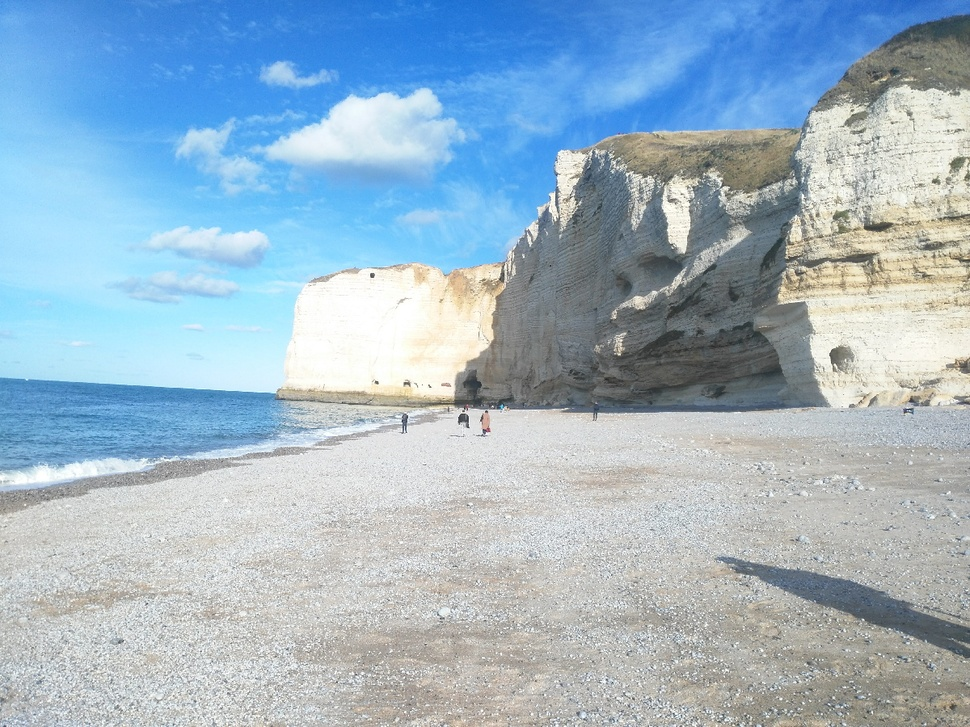
#> input picture etretat.jpg, 970 x 727 px, shrunk from 1200 x 900 before the run
$ jupyter execute 'Picture enhancement.ipynb'   (shell and % lines are left out)
#> lines starting #> are read from the running program, lines starting #| are printed output that depends on the picture
Coding project - Picture enhancement
==============================

For this project it is requested to write a code to automatically enhance a picture.

In order to enhance an image, several functions, each carrying out an action on the image, have been created and will all at the end be combined in the final function of the project: enhancement().

The code written below is applied in this case to the image "etretat.jpg" but is quite general and can improve a priori any image, whether this one is in colour (RGB) or grayscale. For each function, you will see these two cases appear, in the case of a colour image, the 3 channels will always be processed independently whereas in the case of a greyscale image, the image will be processed directly.

[cell 1]
import numpy as np
import matplotlib.pyplot as plt
from matplotlib import cm
from skimage.io import imread,imshow,imsave

im = imread('etretat.jpg')
#> im is the input picture: shape (727, 970, 3); mean R, G, B 158, 181.4, 197.9
im1 = imread('road.jpg')
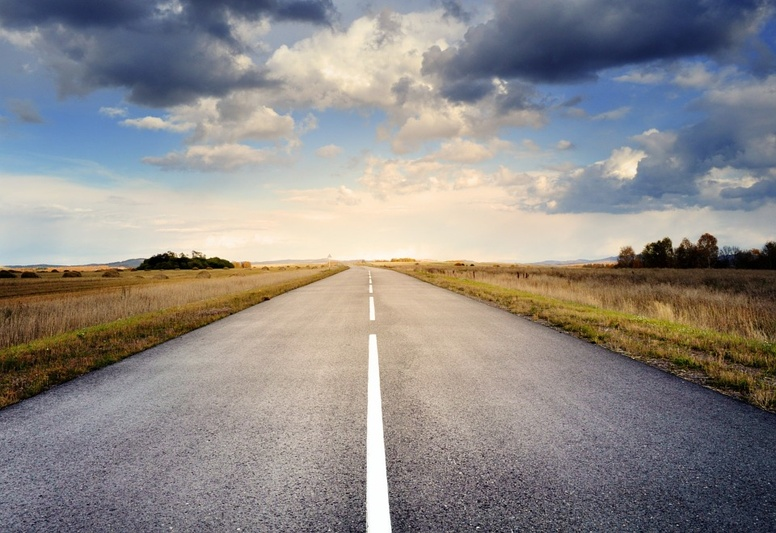
#> input picture road.jpg, 776 x 533 px, shrunk from 960 x 659 before the run
#> im1 is the input picture: shape (533, 776, 3); mean R, G, B 142.2, 138.1, 136.2
im2 = imread('astronaut_noisy.jpg')
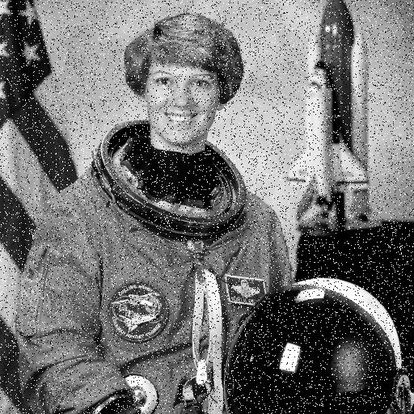
#> input picture astronaut_noisy.jpg, 414 x 414 px, shrunk from 512 x 512 before the run
#> im2 is the input picture: shape (414, 414); min 0, max 255, mean 115.1

[cell 2]
def cumul_hist(im):
    cumul_hist = np.zeros((256,))
    c = 0
    for v in range (256):
        c += (im==v).sum()
        cumul_hist[v] = c
    cumul_hist /= cumul_hist.max()
    return cumul_hist

The first processing step is designed to reduce noise which is done by applying a median filter to the image. The imported skimage median filter is used for this purpose with as structuring element a disk of a size chosen by the user. The disk was selected here because, although it tends to blur the image more than the square, it allows noise to be removed very effectively even when its size is quite small (where the square sometimes leaves noise). The choice of size is left to the user in order to give him more freedom in modifying his image, but if a size should have been defined univocally, it should have been chosen small enough (2 for example) in order to remove the noise where necessary but not to modify too much an image which does not contain a lot of noise.

[cell 3]
from skimage.filters.rank import median
from skimage.morphology import disk

def noise_reduction(im, size):
    im_out = im.copy()
    if len(im.shape)==3:
        for i in range(3):
            im_out[:,:,i] = median(im[:,:,i], disk(size))
        return(im_out)
    elif len(im.shape)<3:
        return(median(im, disk(size)))
    else:
        print("A color or greyscale image is expeceted")
        exit(1)

To further improve the image, we can apply the auto-level to it to increase the contrast. This is done by modifying the image to use all the levels in its dynamic range. To do this, we will apply a look-up table to the image which will set all pixels below a certain Tmin value to 0, all pixels above a certain Tmax value to 255 and stretch the histogram of pixels with values between Tmin and Tmax to cover all possible values. The Tmin and Tmax bounds are calculated from the cumulative histogram of the image so that only 2% of the pixels at 0 and 2% of the pixels at 255.

[cell 4]
def auto_leveling(im):
    if len(im.shape)==3:
        h1 = cumul_hist(im[:,:,0])
        h2 = cumul_hist(im[:,:,1])
        h3 = cumul_hist(im[:,:,2])

        for v in range(256):
            if h1[v] > 0.02: break
        T_min1 = v
        for v in range(256):
            if h2[v] > 0.02: break
        T_min2 = v
        for v in range(256):
            if h3[v] > 0.02: break
        T_min3 = v

        for v in range(256):
            if h1[255-v] < 0.98:break
        T_max1 = (255-v)+1
        for v in range(256):
            if h2[255-v] < 0.98:break
        T_max2 = (255-v)+1
        for v in range(256):
            if h3[255-v] < 0.98:break
        T_max3 = (255-v)+1

        lut1 = np.arange(256)
        lut2 = np.arange(256)
        lut3 = np.arange(256)
        lut1[:T_min1] = 0
        lut2[:T_min2] = 0
        lut3[:T_min3] = 0
        lut1[T_max1:] = 255
        lut2[T_max2:] = 255
        lut3[T_max3:] = 255
        lut1[T_min1:T_max1] = (255/(T_max1-T_min1))*(lut1[T_min1:T_max1] - T_min1)
        lut2[T_min2:T_max2] = (255/(T_max2-T_min2))*(lut2[T_min2:T_max2] - T_min2)
        lut3[T_min3:T_max3] = (255/(T_max3-T_min3))*(lut3[T_min3:T_max3] - T_min3)

        im_fin = im.copy()
        im_fin[:,:,0] = lut1[im[:,:,0]]
        im_fin[:,:,1] = lut2[im[:,:,1]]
        im_fin[:,:,2] = lut3[im[:,:,2]]
        return(im_fin)
    else:
        h = cumul_hist(im)
        for v in range(256):
            if h[v] > 0.02: break
        T_min = v
        for v in range(256):
            if h[255-v] < 0.98:break
        T_max = (255-v)+1

        lut = np.arange(256)
        lut[:T_min] = 0
        lut[T_max:] = 255
        lut[T_min:T_max] = (255/(T_max-T_min))*(lut[T_min:T_max] - T_min)
        return(lut[im])
    return(lut[im])

Another thing we could do is apply a gamma correction to the image in order to further improve the contrast. The level transform is given by :

$$g_{out} = A \: g_{in}^{\gamma}$$ where $$ A = 255^{(1-\gamma)}$$

We will therefore create a look-up table corresponding to this transformation and apply it to the image.
Depending on the gamma value, the low ($\gamma < 1$) or high ($\gamma > 1$) levels of the image will be contrasted. Based on the histogram of the image, we will determine which gamma value should be used. If more than 50% of the pixels are in the low range, gamma will be set to 0.6, while if 50% or more of the pixels are in the high range, gamma will be set to 1.7.

[cell 5]
# [51 lines left out: function gamma_correction, not called in this run]

We will now apply equalisation to our image, i.e. we will try to make its histogram as flat as possible. This will allow us, once again, to increase the contrast. For this, we are going to use as look-up table, the cumulative histogram of the image (multiplied by 255 because the cumulative histogram has its values between 0 and 1).

[cell 6]
def equalization(im):
    if len(im.shape)==3:
        h1 = cumul_hist(im[:,:,0])
        h2 = cumul_hist(im[:,:,1])
        h3 = cumul_hist(im[:,:,2])
        lut1 = (255*h1).astype('uint8')
        lut2 = (255*h2).astype('uint8')
        lut3 = (255*h3).astype('uint8')
        im_fin = im.copy()
        im_fin[:,:,0] = lut1[im[:,:,0]]
        im_fin[:,:,1] = lut2[im[:,:,1]]
        im_fin[:,:,2] = lut3[im[:,:,2]]
        return(im_fin)
    else:
        h = cumul_hist(im)
        lut = (255*h).astype('uint8')
        return(lut[im])

Finally, we will increase the colour saturation of the image to make it stronger (this step is never called if the image provided is in grayscale). This is done by working with the hsv form of the image in which all pixels will see their saturation increase by a certain value (if not already maximum). The image is then converted back to RGB for display.

[cell 7]
from skimage.color import rgb2hsv, hsv2rgb

def saturation(im):
    hsv = rgb2hsv(im)
    for y in range(hsv.shape[0]):
        for x in range(hsv.shape[1]):
            if(hsv[y,x,1] < 0.9):
                hsv[y,x,1] += 0.1
            else:
                hsv[y,x,1] = 1
    return(hsv2rgb(hsv))

Now here is the main function, allowing to enhance an image. It consists of the concatenation of the methods created above. It has been decided here that the user can choose to either improve his image via auto level and equalization or via gamma correction by specifying a value for gamma (True or False) as a parameter in the function.

[cell 8]
def enhancement(im, size_noise, gamma):
    im1 = noise_reduction(im, size_noise)
    if gamma==1:
        im2 = gamma_correction(im1)
        im3 = im2.astype('uint8')
    else:
        im2 = auto_leveling(im1)
        im3 = equalization(im2)
    if len(im.shape)==3:
        return(saturation(im3))
    else:
        return im3

im_final = enhancement(im, 0, 0)
#> the loop in cumul_hist, `for v in range (256):` made 256 passes
#> after the loop in cumul_hist, `for v in range (256):`: c = 705190; cumul_hist = 256 values from 0 to 705190
#> in cumul_hist, `cumul_hist /= cumul_hist.max()`: cumul_hist = 256 values from 0 to 1
#> the loop in cumul_hist (call 2), `for v in range (256):` made 256 passes
#> in auto_leveling, `im_fin[:,:,1] = lut2[im[:,:,1]]`:
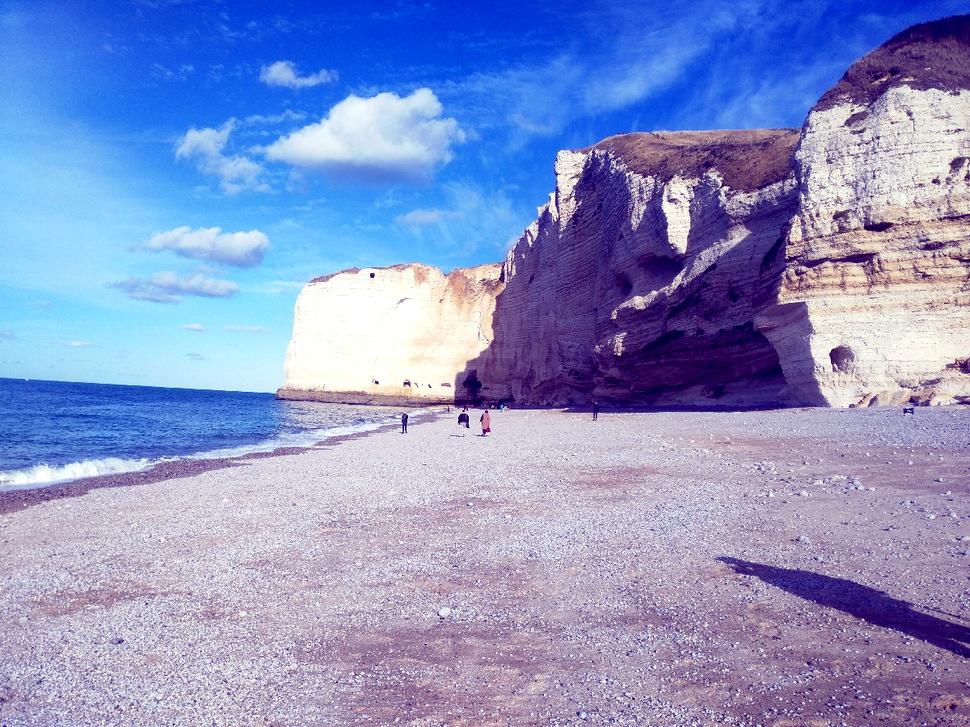
#> im_fin: shape (727, 970, 3); mean R, G, B 135.9, 147.2, 197.9
#> in auto_leveling, `im_fin[:,:,2] = lut3[im[:,:,2]]`:
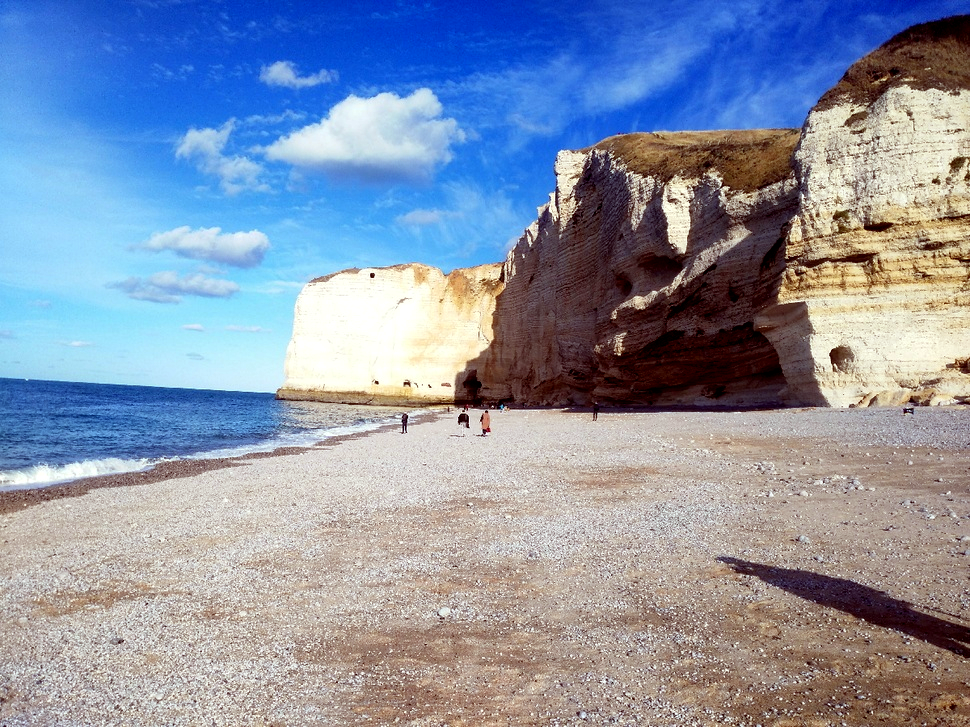
#> im_fin: shape (727, 970, 3); mean R, G, B 135.9, 147.2, 168.2
#> in equalization, `h1 = cumul_hist(im[:,:,0])`: h1 = 256 values from 0.0201 to 1
#> in equalization, `h2 = cumul_hist(im[:,:,1])`: h2 = 256 values from 0.0212 to 1
#> in equalization, `h3 = cumul_hist(im[:,:,2])`: h3 = 256 values from 0.0211 to 1
#> in equalization, `lut1 = (255*h1).astype('uint8')`: lut1 = 256 values from 5 to 255
#> in equalization, `im_fin[:,:,1] = lut2[im[:,:,1]]`:
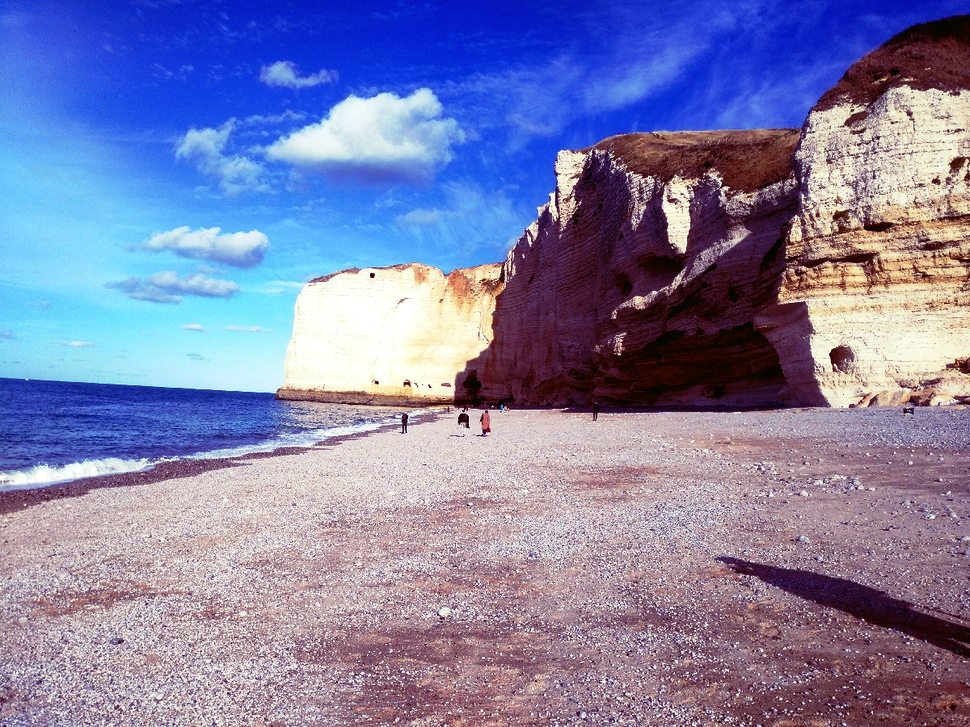
#> im_fin: shape (727, 970, 3); mean R, G, B 127.8, 128, 168.2
#> in equalization, `im_fin[:,:,2] = lut3[im[:,:,2]]`:
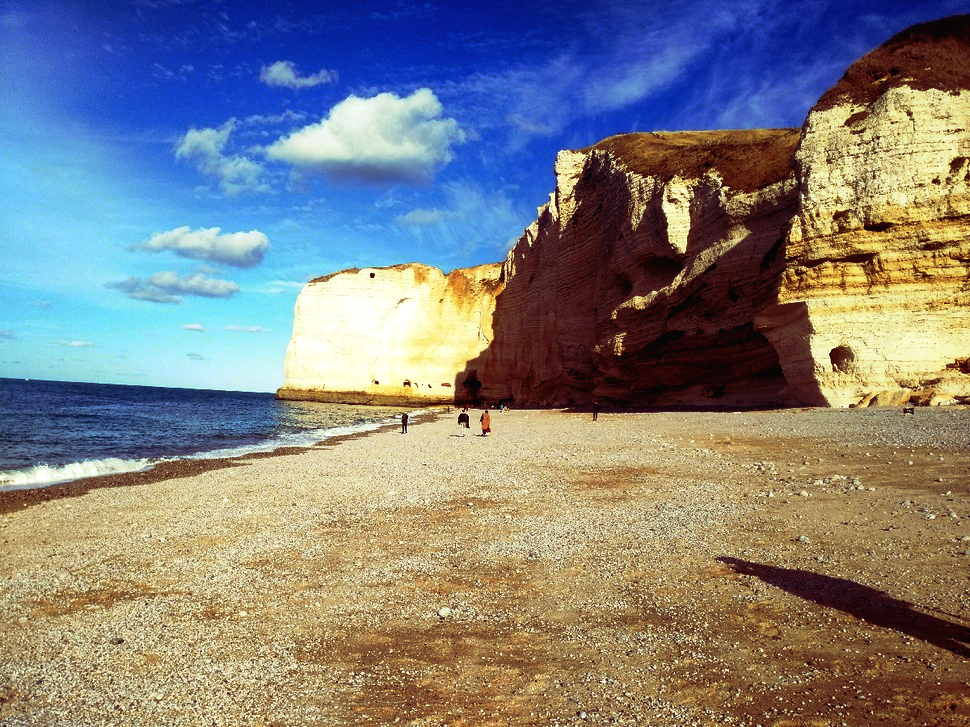
#> im_fin: shape (727, 970, 3); mean R, G, B 127.8, 128, 128.1
#> in saturation, `hsv = rgb2hsv(im)`: hsv: shape (727, 970, 3) float64; mean of channels 0, 1, 2 0.311, 0.543, 0.671
#> after the loop in saturation, `for y in range(hsv.shape[0]):`: hsv: shape (727, 970, 3) float64; mean of channels 0, 1, 2 0.311, 0.64, 0.671
#> in saturation, `return(hsv2rgb(hsv))`:
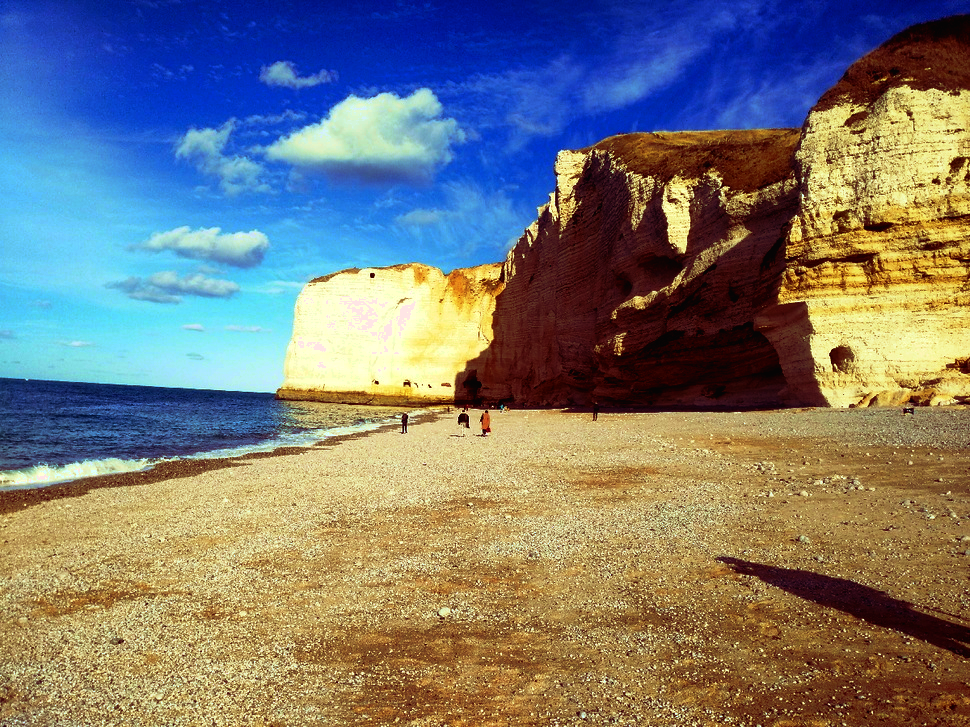
#> returned value: shape (727, 970, 3) float64; mean of channels 0, 1, 2 0.476, 0.476, 0.462; drawn as R, G, B
imsave('imageEnhanced.jpg',(im_final*255).astype('uint8'))

plt.figure(figsize=(20,8))
plt.subplot(1,2,1)
plt.imshow(im, cmap=cm.gray)
plt.title('Original')
plt.subplot(1,2,2)
plt.imshow(im_final, cmap=cm.gray)
plt.title('Enhanced Image')
plt.show()
